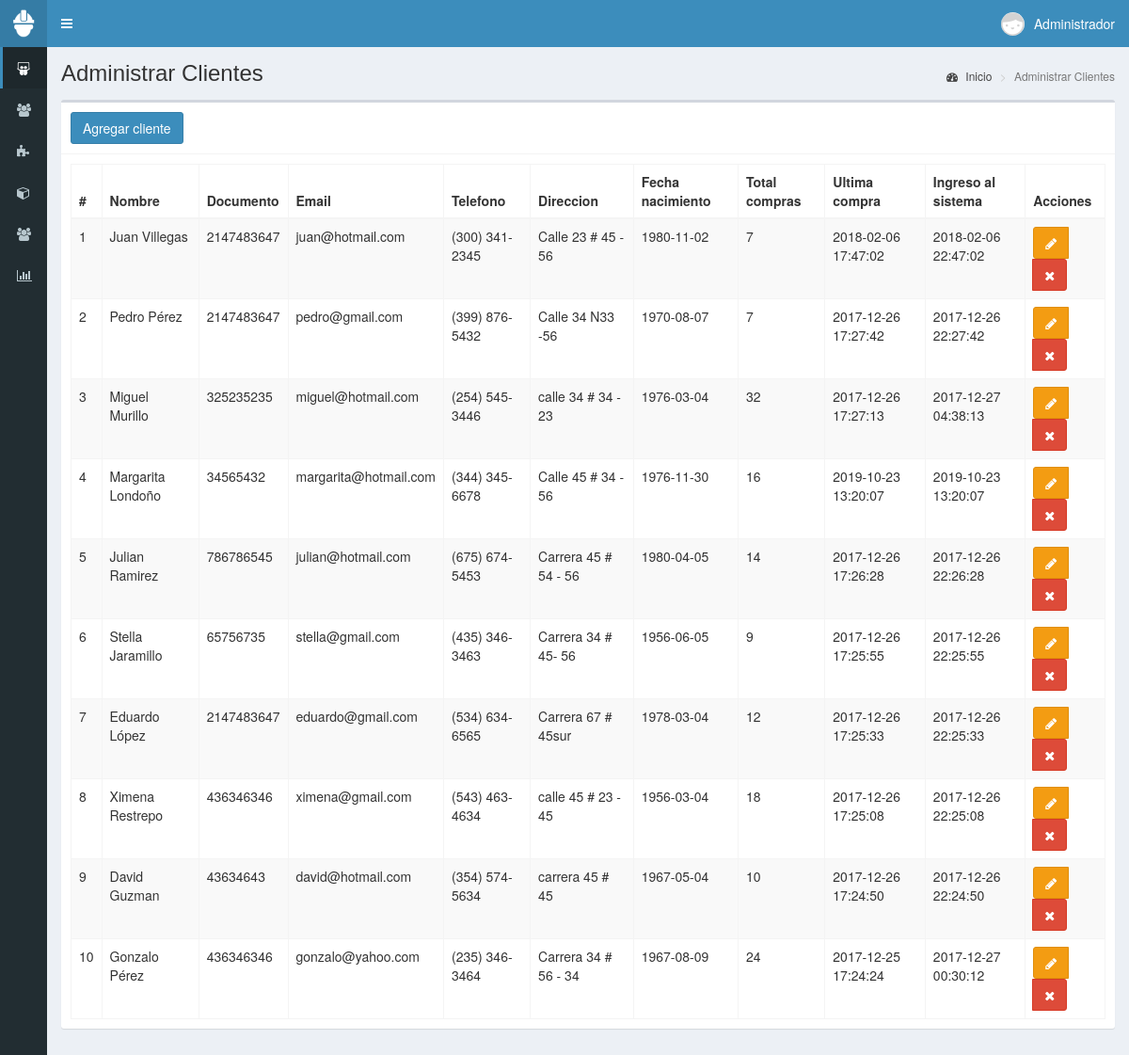
/clientes (signed in), run on the app's committed database.
### tables this page shows
CREATE TABLE IF NOT EXISTS `clientes` (
  `id` int(11) NOT NULL AUTO_INCREMENT,
  `nombre` text NOT NULL,
  `documento` int(11) NOT NULL,
  `email` text NOT NULL,
  `telefono` text NOT NULL,
  `direccion` text NOT NULL,
  `fecha_nacimiento` date NOT NULL,
  `compras` int(11) NOT NULL,
  `ultima_compra` datetime NOT NULL,
  `fecha` timestamp NOT NULL DEFAULT current_timestamp() ON UPDATE current_timestamp(),
  PRIMARY KEY (`id`)
);

### controladores/plantilla.controlador.php (called while the page is built)
<?php
	class ControladorPlantilla{
		static public function ctrPlantilla(){
			include "vistas/plantilla.php";
		}
	}

### index.php (called while the page is built, shortened)
<?php
	require_once "controladores/plantilla.controlador.php";
	require_once "controladores/categorias.controlador.php";
	require_once "controladores/clientes.controlador.php";
	require_once "controladores/ventas.controlador.php";
	require_once "modelos/clientes.modelos.php";
	$plantilla = new ControladorPlantilla();
	$plantilla -> ctrPlantilla();
?>

### controladores/clientes.controlador.php (called while the page is built, shortened)
<?php
	class ControladorClientes{
		static public function ctrMostrarClientes($item, $valor){
			$tabla = "clientes";
			$respuesta = ModeloClientes::mdlMostrarClientes($tabla, $item, $valor);
			return $respuesta;
		}
	}

### modelos/conexion.php (called while the page is built)
<?php
	class Conexion{
		static public function conectar(){
			$link = new PDO("mysql:host=localhost;dbname=pos",
							"root",
							"");
			$link->exec("set names utf8");
			return $link;
		}
	}
?>

### modelos/clientes.modelos.php (called while the page is built, shortened)
<?php
require_once "conexion.php";
class ModeloClientes{
	static public function mdlMostrarClientes($tabla, $item, $valor){
		if($item != null){
			$stmt = Conexion::conectar()->prepare("SELECT * FROM $tabla WHERE $item = :$item");
			$stmt -> bindParam(":".$item, $valor, PDO::PARAM_STR);
			$stmt -> execute();
			return $stmt -> fetch();
		}else{
			$stmt = Conexion::conectar()->prepare("SELECT * FROM $tabla");
			$stmt -> execute();
			return $stmt -> fetchAll();
		}
	}
}

### vistas/modulos/clientes.php (the view, shortened to what this page needs)
<div class="content-wrapper">
  <section class="content-header">
    <h1>
      Administrar Clientes
    </h1>
    <ol class="breadcrumb">
      <li><a href="inicio"><i class="fa fa-dashboard"></i> Inicio</a></li>
      <li class="active">Administrar Clientes</li>
    </ol>
  </section>
  <section class="content">
    <div class="box">
      <div class="box-header with-border">
        <button class="btn btn-primary" data-toggle="modal" data-target="#modalAgregarCliente">
          Agregar cliente
        </button>
      </div>
      <div class="box-body">
       <table class="table table-bordered table-striped dt-responsive">
        <thead>
         <tr>
           <th style="width:5px">#</th>
           <th>Nombre</th>
           <th>Documento</th>
           <th>Email</th>
           <th>Telefono</th>
           <th>Direccion</th>
           <th>Fecha nacimiento</th>
           <th>Total compras</th>
           <th>Ultima compra</th>
           <th>Ingreso al sistema</th>
           <th>Acciones</th>
         </tr>
        </thead>
        <tbody>
          <?php
            $item  = null;
            $valor = null;
            $clientes = ControladorClientes::ctrMostrarClientes($item, $valor);
            foreach ($clientes as $key => $value) {
              echo '<tr>
                      <td>'.($key+1).'</td>
                      <td>'.$value["nombre"].'</td>
                      <td>'.$value["documento"].'</td>
                      <td>'.$value["email"].'</td>
                      <td>'.$value["telefono"].'</td>
                      <td>'.$value["direccion"].'</td>
                      <td>'.$value["fecha_nacimiento"].'</td>
                      <td>'.$value["compras"].'</td>
                      <td>'.$value["ultima_compra"].'</td>
                      <td>'.$value["fecha"].'</td>
                      <td>
                        <div class="btn-group">
                          <button class="btn btn-warning btnEditarCliente" data-toggle="modal" data-target="#modalEditarCliente" idCliente="'.$value["id"].'"><i class="fa fa-pencil"></i></button>';
                          if ($_SESSION["perfil"] == "Administrador") {
                            echo '<button class="btn btn-danger btnEliminarCliente" idCliente="'.$value["id"].'"><i class="fa fa-times"></i></button>';
                          }
                        echo '</div>
                      </td>
                    </tr>';
            }
          ?>
        </tbody>
       </table>
      </div>
    </div>
  </section>
</div>

### vistas/plantilla.php (shortened to what this page needs)
<!DOCTYPE html>
  <html>
    <head>
      <link rel="stylesheet" href="vistas/bower_components/bootstrap/dist/css/bootstrap.min.css">
      <link rel="stylesheet" href="vistas/bower_components/font-awesome/css/font-awesome.min.css">
      <link rel="stylesheet" href="vistas/bower_components/Ionicons/css/ionicons.min.css">
      <link rel="stylesheet" href="vistas/dist/css/AdminLTE.css">
      <link rel="stylesheet" href="vistas/dist/css/skins/_all-skins.min.css">
      <link rel="stylesheet" href="vistas/plugins/PluginsPersonalizados/GoogleFont/googleFont.all.js">
      <link rel="stylesheet" href="vistas/bower_components/datatables.net-bs/css/dataTables.bootstrap.min.css">
      <link rel="stylesheet" href="vistas/bower_components/datatables.net-bs/css/responsive.bootstrap.min.css">
      <link rel="stylesheet" href="vistas/plugins/iCheck/all.css">
      <link rel="stylesheet" href="vistas/bower_components/bootstrap-daterangepicker/daterangepicker.css">
      <link rel="stylesheet" href="vistas/bower_components/morris.js/morris.css">
    </head>
    <body class="hold-transition sidebar-collapse skin-blue sidebar-mini login-page">
      <?php
      if (isset($_SESSION["iniciarSesion"]) && $_SESSION["iniciarSesion"] == "ok") {
        echo '<div class="wrapper">';
        include "modulos/cabezote.php";
        include "modulos/menu.php";
        if(isset($_GET["ruta"])){
            if($_GET["ruta"]  ==  "inicio"             ||
                $_GET["ruta"] ==  "usuarios"           ||
                $_GET["ruta"] ==  "categorias"         ||
                $_GET["ruta"] ==  "productos"          ||
                $_GET["ruta"] ==  "clientes"           ||
                $_GET["ruta"] ==  "administrarVentas"  ||
                $_GET["ruta"] ==  "crearVentas"        ||
                $_GET["ruta"] ==  "editarVentas"	     ||
                $_GET["ruta"] ==  "reporteVentas"      ||
            	  $_GET["ruta"] ==  "salir"){
                  include "modulos/".$_GET["ruta"].".php";
                }else{
                  include "modulos/404.php";
                }
          }else{
            include "modulos/inicio.php";
          }
        echo '</div>';
      }else{
        include "modulos/login.php";
      }
      ?>
    </body>
  </html>

### vistas/modulos/cabezote.php (shortened to what this page needs)
<header class="main-header">
	<a href="inicio" class="logo">
			<span class="logo-mini">
				<img src="vistas/img/plantilla/icono-blanco.png" class="img-responsive" style="padding:10px">
			</span>
	</a>
	<nav class="navbar navbar-static-top" role="navigation">
	 	<a href="#" class="sidebar-toggle" data-toggle="push-menu" role="button">
      	</a>
		<div class="navbar-custom-menu">
			<ul class="nav navbar-nav">
				<li class="dropdown user user-menu">
					<a href="#" class="dropdown-toggle" data-toggle="dropdown">
					<?php
						if($_SESSION["foto"] != ""){
							echo '<img src="'.$_SESSION["foto"].'" class="user-image">';
						}else{
							echo '<img src="vistas/img/usuarios/default/anonymous.png" class="user-image">';
						}
					?>
						<span class="hidden-xs"><?php  echo $_SESSION["nombre"]; ?></span>
					</a>
				</li>
			</ul>
		</div>
	</nav>
</header>

### vistas/modulos/menu.php (shortened to what this page needs)
<aside class="main-sidebar">
	<section class="sidebar">
		<ul class="sidebar-menu" data-widget="tree">
		    <?php
		    if ($_SESSION["perfil"] == "Administrador") {
		    	echo '<li class="active">
				    	<a href="inicio">
				    		<i class="fa fa-slideshare"></i>
				     		<span>Inicio</span>
				     	</a>
					  </li>
					  <li>
				    	<a href="usuarios">
				    		<i class="fa fa-users"></i>
				     		<span>Usuarios</span>
					    </a>
					   </li>';
		    }
		    if ($_SESSION["perfil"] == "Administrador" || $_SESSION["perfil"] == "Especial") {
		    	echo '	<li>
					    	<a href="categorias">
					    		<i class="fa fa-puzzle-piece"></i>
					    		<span>Categorias</span>
					    	</a>
				       	</li>
				       	<li>
				    		<a href="productos">
				    			<i class="fa fa-cube"></i>
				    			<span>Productos</span>
				    		</a>
				    	</li>';
		    }
		    if ($_SESSION["perfil"] == "Administrador" || $_SESSION["perfil"] == "Vendedor") {
		    	echo '	<li>
					    	<a href="clientes">
					    		<i class="fa fa-users"></i>
					    		<span>Clientes</span>
					    	</a>
					    </li>';
		    }
		    if ($_SESSION["perfil"] == "Administrador" || $_SESSION["perfil"] == "Vendedor"){
		    	echo '<li class="treeview">
				        <a href="#">
				          <i class="fa fa-bar-chart"></i> <span>Ventas</span>
				          <span class="pull-right-container">
				            <i class="fa fa-angle-left pull-right"></i>
				          </span>
				        </a>
				        <ul class="treeview-menu">
				          <li class="active">
				          	<a href="administrarVentas"><i class="fa fa-circle-o"></i> Administrar Ventas
				          	</a>
				          </li>
				          <li>
				          	<a href="crearVentas">
				          		<i class="fa fa-circle-o"></i> Crear Ventas
				          	</a>
				          </li>';
		    	echo '</ul>
		    </li>';
		}
		?>
		</ul>
	</section>
</aside>

### data on the page
clientes: nombre "Juan Villegas", documento "2147483647", email "juan@hotmail.com", telefono "(300) 341-2345", direccion "Calle 23 # 45 - 56", fecha_nacimiento "1980-11-02", compras "7", ultima_compra "2018-02-06 17:47:02", fecha "2018-02-06 22:47:02"
clientes: nombre "Pedro Pérez", documento "2147483647", email "pedro@gmail.com", telefono "(399) 876-5432", direccion "Calle 34 N33 -56", fecha_nacimiento "1970-08-07", compras "7", ultima_compra "2017-12-26 17:27:42", fecha "2017-12-26 22:27:42"
clientes: nombre "Miguel Murillo", documento "325235235", email "miguel@hotmail.com", telefono "(254) 545-3446", direccion "calle 34 # 34 - 23", fecha_nacimiento "1976-03-04", compras "32", ultima_compra "2017-12-26 17:27:13", fecha "2017-12-27 04:38:13"
clientes: nombre "Margarita Londoño", documento "34565432", email "margarita@hotmail.com", telefono "(344) 345-6678", direccion "Calle 45 # 34 - 56", fecha_nacimiento "1976-11-30", compras "16", ultima_compra "2019-10-23 13:20:07", fecha "2019-10-23 13:20:07"
clientes: nombre "Julian Ramirez", documento "786786545", email "julian@hotmail.com", telefono "(675) 674-5453", direccion "Carrera 45 # 54 - 56", fecha_nacimiento "1980-04-05", compras "14", ultima_compra "2017-12-26 17:26:28", fecha "2017-12-26 22:26:28"
clientes: nombre "Stella Jaramillo", documento "65756735", email "stella@gmail.com", telefono "(435) 346-3463", direccion "Carrera 34 # 45- 56", fecha_nacimiento "1956-06-05", compras "9", ultima_compra "2017-12-26 17:25:55", fecha "2017-12-26 22:25:55"
clientes: nombre "Eduardo López", documento "2147483647", email "eduardo@gmail.com", telefono "(534) 634-6565", direccion "Carrera 67 # 45sur", fecha_nacimiento "1978-03-04", compras "12", ultima_compra "2017-12-26 17:25:33", fecha "2017-12-26 22:25:33"
clientes: nombre "Ximena Restrepo", documento "436346346", email "ximena@gmail.com", telefono "(543) 463-4634", direccion "calle 45 # 23 - 45", fecha_nacimiento "1956-03-04", compras "18", ultima_compra "2017-12-26 17:25:08", fecha "2017-12-26 22:25:08"
clientes: nombre "David Guzman", documento "43634643", email "david@hotmail.com", telefono "(354) 574-5634", direccion "carrera 45 # 45", fecha_nacimiento "1967-05-04", compras "10", ultima_compra "2017-12-26 17:24:50", fecha "2017-12-26 22:24:50"
clientes: nombre "Gonzalo Pérez", documento "436346346", email "gonzalo@yahoo.com", telefono "(235) 346-3464", direccion "Carrera 34 # 56 - 34", fecha_nacimiento "1967-08-09", compras "24", ultima_compra "2017-12-25 17:24:24", fecha "2017-12-27 00:30:12"

### other printed values
$_SESSION["nombre"] "Administrador"
